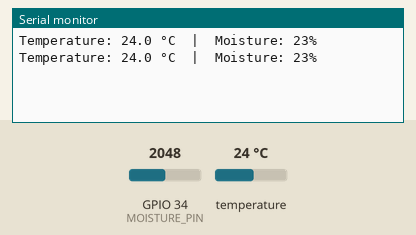
The sketch below on a simulated ESP32. On the bench: the last lines printed to the serial monitor. The inputs (shaded band) are chosen by the test bench; at power-on: temperature 24 °C, GPIO 34 (MOISTURE_PIN) = 2048.

Above: at 4.3 s.
4.4 s: temperature set to 12 °C
At 6.8 s:
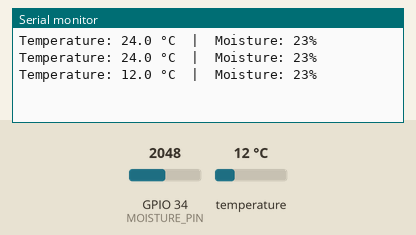
8.1 s: GPIO 34 (MOISTURE_PIN) set to 2866
At 10.1 s:
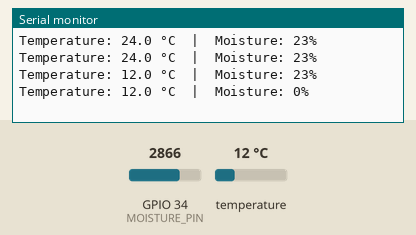
11.8 s: temperature set to 19 °C
At 13.3 s:
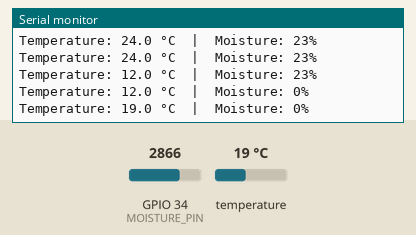
15.5 s: GPIO 34 (MOISTURE_PIN) set to 2047
At 18.5 s:
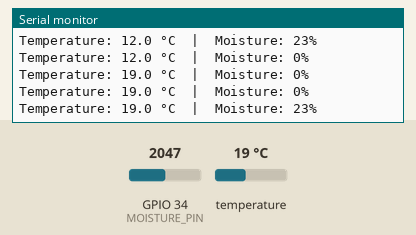
Timing chart, 0 to 20.0 s (numbered marks = the images above; inputs shaded):
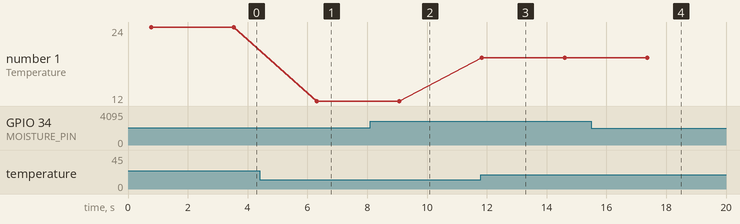

Measured:
- after the input at 4.4 s, the serial monitor: prints a new line after 1.9 s (image 1)
- after the input at 8.1 s, the serial monitor: prints a new line after 0.97 s (image 2)
- after the input at 11.8 s, the serial monitor: prints a new line at once (image 3)
- after the input at 15.5 s, the serial monitor: prints a new line after 1.9 s (image 4)
- plotted number 1: 24 → 12 after the input at 4.4 s, 12 → 19 after the input at 11.8 s

The sketch:

original_probe.ino
```cpp
#include <OneWire.h>
#include <DallasTemperature.h>

// ESP32 pins connected to the sensors
const int MOISTURE_PIN = 34;  // Connect to AOUT on the soil sensor
const int TEMP_PIN = 4;       // Connect to S on the temperature sensor

// Adjust these two numbers if your percentage needs fine-tuning
const int DRY_VALUE = 2467;   // Reading when the sensor is completely dry (0%)
const int WET_VALUE = 660;   // Reading when the sensor is in water (100%)

OneWire oneWire(TEMP_PIN);
DallasTemperature tempSensor(&oneWire);

void setup() {
  Serial.begin(115200);
  tempSensor.begin();
}

void loop() {
  // Get temperature in Celsius
  tempSensor.requestTemperatures();
  float temperature = tempSensor.getTempCByIndex(0);

  // Get soil moisture and convert it to a 0% - 100% scale
  int sensorReading = analogRead(MOISTURE_PIN);
  int moisturePercent = map(sensorReading, DRY_VALUE, WET_VALUE, 0, 100);
  moisturePercent = constrain(moisturePercent, 0, 100);

  // Print temperature first, then moisture percentage
  Serial.print("Temperature: ");
  if (temperature == DEVICE_DISCONNECTED_C) {
    Serial.print("Check wiring");
  } else {
    Serial.print(temperature, 1);
    Serial.print(" °C");
  }

  Serial.print("  |  Moisture: ");
  Serial.print(moisturePercent);
  Serial.println("%");

  delay(2000); // Update every 2 seconds
}
```
